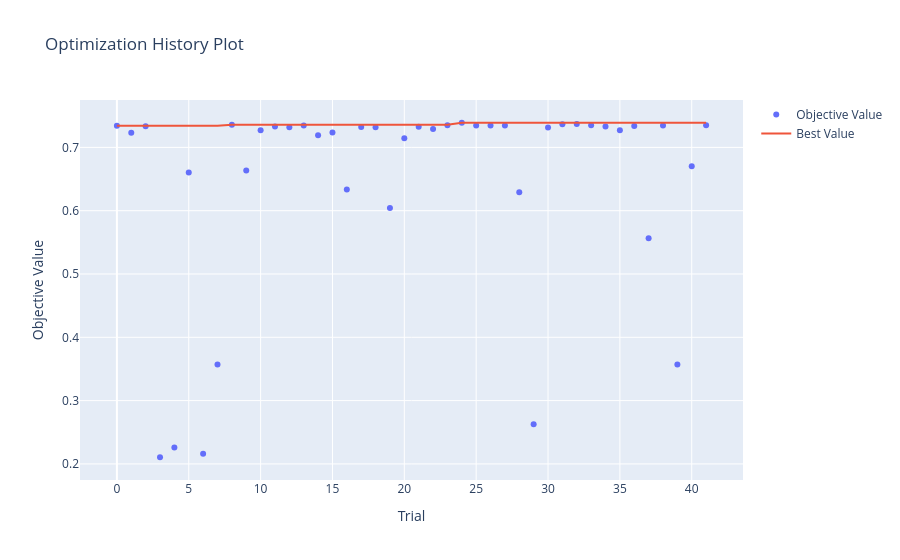
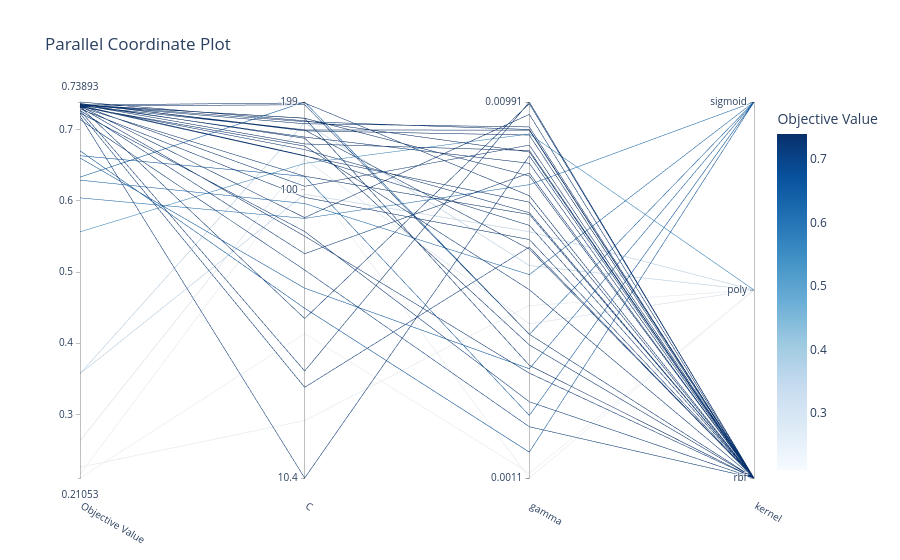
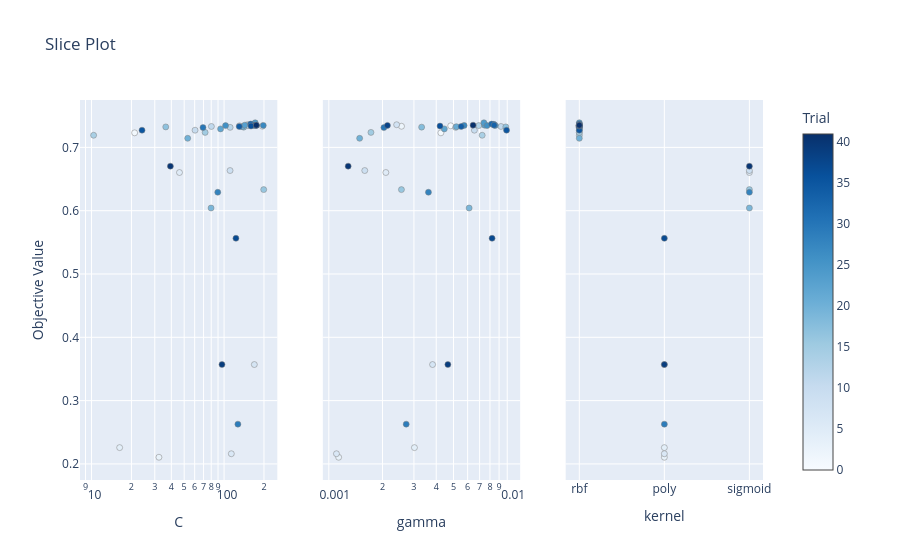
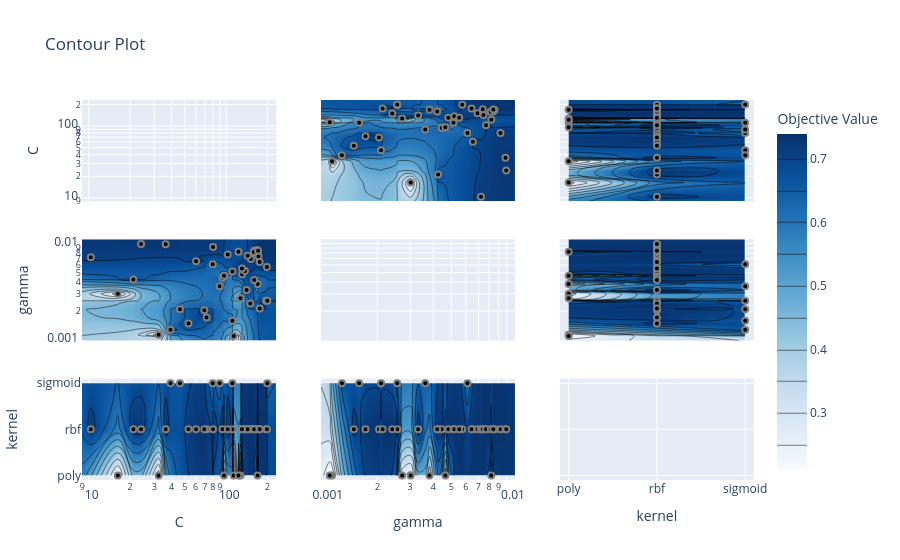

The notebook cell saved with these charts, in order:
### Code cell
import optuna.visualization as vis
import matplotlib.pyplot as plt
import seaborn as sns
import plotly.express as px

# ===========================
# Built-in Optuna Visualizations
# ===========================

# 1. Optimization History
vis.plot_optimization_history(study).show()

# 2. Parallel Coordinate Plot
vis.plot_parallel_coordinate(study).show()

# 3. Slice Plot
vis.plot_slice(study).show()

# 4. Contour Plot (2D hyperparameter interactions)
vis.plot_contour(study).show()

# 5. Hyperparameter Importance
vis.plot_param_importances(study).show()

# 6. Trial Duration Plot
vis.plot_timeline(study).show()

# 7. Optimization Convergence
vis.plot_intermediate_values(study).show()  # Only works if intermediate values are reported

# ===========================
# Optional: Custom Plot – Param vs Accuracy
# ===========================
df_trials = study.trials_dataframe(attrs=("number", "value", "params", "duration"))

# Example: Scatter of C vs Accuracy
fig = px.scatter(df_trials, x="params_C", y="value", color="params_kernel",
                 title="C vs Accuracy Colored by Kernel")
fig.show()

# Example: Gamma vs Accuracy
fig = px.scatter(df_trials, x="params_gamma", y="value", color="params_kernel",
                 title="Gamma vs Accuracy")
fig.show()

# ===========================
# Optional: Parallel Categories (Categorical + Numeric View)
# ===========================
from plotly.express import parallel_categories

parallel_categories(
    df_trials,
    dimensions=["params_C", "params_gamma", "params_kernel"],
    color="value",
    color_continuous_scale=px.colors.sequential.Viridis,
    title="Parallel Categories of Hyperparameters",
).show()

### Figure 1 — Plotly figure (JSON) as saved in the notebook; plotly's stock layout.template omitted (floating-point values rounded to 4 significant figures)
{"data": [{"mode": "markers", "name": "Objective Value", "type": "scatter", "x": [0, 1, 2, 3, 4, 5, 6, 7, 8, 9, 10, 11, 12, 13, 14, 15, 16, 17, 18, 19, 20, 21, 22, 23, 24, 25, 26, 27, 28, 29, 30, 31, 32, 33, 34, 35, 36, 37, 38, 39, 40, 41], "y": [0.7341, 0.723, 0.7334, 0.2105, 0.2258, 0.6603, 0.2161, 0.357, 0.7358, 0.6634, 0.7272, 0.733, 0.7317, 0.7344, 0.7192, 0.7237, 0.6333, 0.7323, 0.732, 0.6042, 0.7143, 0.7327, 0.7292, 0.7351, 0.7389, 0.7348, 0.7344, 0.7348, 0.6292, 0.2628, 0.7313, 0.7365, 0.7369, 0.7351, 0.733, 0.7272, 0.7337, 0.5564, 0.7348, 0.357, 0.6704, 0.7351]}, {"mode": "lines", "name": "Best Value", "type": "scatter", "x": [0, 1, 2, 3, 4, 5, 6, 7, 8, 9, 10, 11, 12, 13, 14, 15, 16, 17, 18, 19, 20, 21, 22, 23, 24, 25, 26, 27, 28, 29, 30, 31, 32, 33, 34, 35, 36, 37, 38, 39, 40, 41], "y": [0.7341, 0.7341, 0.7341, 0.7341, 0.7341, 0.7341, 0.7341, 0.7341, 0.7358, 0.7358, 0.7358, 0.7358, 0.7358, 0.7358, 0.7358, 0.7358, 0.7358, 0.7358, 0.7358, 0.7358, 0.7358, 0.7358, 0.7358, 0.7358, 0.7389, 0.7389, 0.7389, 0.7389, 0.7389, 0.7389, 0.7389, 0.7389, 0.7389, 0.7389, 0.7389, 0.7389, 0.7389, 0.7389, 0.7389, 0.7389, 0.7389, 0.7389]}, {"marker": {"color": "#cccccc"}, "mode": "markers", "name": "Infeasible Trial", "showlegend": false, "type": "scatter", "x": [], "y": []}], "layout": {"autosize": true, "title": {"text": "Optimization History Plot"}, "xaxis": {"autorange": true, "range": [-2.505, 43.51], "title": {"text": "Trial"}, "type": "linear"}, "yaxis": {"autorange": true, "range": [0.1669, 0.7825], "title": {"text": "Objective Value"}, "type": "linear"}}}

### Figure 2 — Plotly figure (JSON) as saved in the notebook; plotly's stock layout.template omitted (floating-point values rounded to 4 significant figures)
{"data": [{"dimensions": [{"label": "Objective Value", "range": [0.2105, 0.7389], "values": [0.7341, 0.723, 0.7334, 0.2105, 0.2258, 0.6603, 0.2161, 0.357, 0.7358, 0.6634, 0.7272, 0.733, 0.7317, 0.7344, 0.7192, 0.7237, 0.6333, 0.7323, 0.732, 0.6042, 0.7143, 0.7327, 0.7292, 0.7351, 0.7389, 0.7348, 0.7344, 0.7348, 0.6292, 0.2628, 0.7313, 0.7365, 0.7369, 0.7351, 0.733, 0.7272, 0.7337, 0.5564, 0.7348, 0.357, 0.6704, 0.7351]}, {"label": "C", "range": [1.016, 2.299], "ticktext": ["10.4", "100", "199"], "tickvals": [1.016, 2, 2.299], "values": [2.116, 1.325, 2.29, 1.508, 1.212, 1.664, 2.055, 2.228, 2.175, 2.045, 1.781, 1.904, 2.046, 2.179, 1.016, 1.857, 2.299, 1.56, 2.148, 1.902, 1.725, 2.136, 1.973, 2.156, 2.235, 2.225, 2.011, 2.296, 1.952, 2.104, 1.841, 2.204, 2.2, 2.232, 2.115, 1.381, 2.203, 2.089, 2.244, 1.984, 1.595, 2.243]}, {"label": "gamma", "range": [-2.957, -2.004], "ticktext": ["0.0011", "0.00991"], "tickvals": [-2.957, -2.004], "values": [-2.317, -2.372, -2.593, -2.945, -2.52, -2.68, -2.957, -2.418, -2.62, -2.798, -2.184, -2.035, -2.289, -2.159, -2.14, -2.764, -2.593, -2.008, -2.48, -2.213, -2.827, -2.285, -2.353, -2.127, -2.131, -2.067, -2.113, -2.242, -2.442, -2.566, -2.691, -2.075, -2.088, -2.074, -2.258, -2.004, -2.377, -2.085, -2.671, -2.333, -2.891, -2.191]}, {"label": "kernel", "range": [0, 2], "ticktext": ["rbf", "poly", "sigmoid"], "tickvals": [0, 1, 2], "values": [0, 0, 0, 1, 1, 2, 1, 1, 0, 2, 0, 0, 0, 0, 0, 0, 2, 0, 0, 2, 0, 0, 0, 0, 0, 0, 0, 0, 2, 1, 0, 0, 0, 0, 0, 0, 0, 1, 0, 1, 2, 0]}], "labelangle": 30, "labelside": "bottom", "line": {"color": [0.7341, 0.723, 0.7334, 0.2105, 0.2258, 0.6603, 0.2161, 0.357, 0.7358, 0.6634, 0.7272, 0.733, 0.7317, 0.7344, 0.7192, 0.7237, 0.6333, 0.7323, 0.732, 0.6042, 0.7143, 0.7327, 0.7292, 0.7351, 0.7389, 0.7348, 0.7344, 0.7348, 0.6292, 0.2628, 0.7313, 0.7365, 0.7369, 0.7351, 0.733, 0.7272, 0.7337, 0.5564, 0.7348, 0.357, 0.6704, 0.7351], "colorbar": {"title": {"text": "Objective Value"}}, "colorscale": [[0, "rgb(247,251,255)"], [0.125, "rgb(222,235,247)"], [0.25, "rgb(198,219,239)"], [0.375, "rgb(158,202,225)"], [0.5, "rgb(107,174,214)"], [0.625, "rgb(66,146,198)"], [0.75, "rgb(33,113,181)"], [0.875, "rgb(8,81,156)"], [1, "rgb(8,48,107)"]], "reversescale": false, "showscale": true}, "type": "parcoords"}], "layout": {"autosize": true, "title": {"text": "Parallel Coordinate Plot"}}}

### Figure 3 — Plotly figure (JSON) as saved in the notebook; plotly's stock layout.template omitted (floating-point values rounded to 4 significant figures)
{"data": [{"marker": {"color": [0, 1, 2, 3, 4, 5, 6, 7, 8, 9, 10, 11, 12, 13, 14, 15, 16, 17, 18, 19, 20, 21, 22, 23, 24, 25, 26, 27, 28, 29, 30, 31, 32, 33, 34, 35, 36, 37, 38, 39, 40, 41], "colorbar": {"title": {"text": "Trial"}, "x": 1, "xpad": 40, "y": 0.5}, "colorscale": [[0, "rgb(247,251,255)"], [0.125, "rgb(222,235,247)"], [0.25, "rgb(198,219,239)"], [0.375, "rgb(158,202,225)"], [0.5, "rgb(107,174,214)"], [0.625, "rgb(66,146,198)"], [0.75, "rgb(33,113,181)"], [0.875, "rgb(8,81,156)"], [1, "rgb(8,48,107)"]], "line": {"color": "Grey", "width": 0.5}, "showscale": true}, "mode": "markers", "name": "Feasible Trial", "showlegend": false, "type": "scatter", "x": [130.6, 21.14, 194.8, 32.24, 16.3, 46.08, 113.4, 169.1, 149.7, 110.9, 60.4, 80.2, 111.1, 151.1, 10.37, 71.93, 199.0, 36.3, 140.8, 79.74, 53.15, 136.9, 94.06, 143.1, 171.7, 167.8, 102.6, 197.6, 89.62, 127.1, 69.34, 159.8, 158.6, 170.6, 130.2, 24.04, 159.6, 122.9, 175.3, 96.4, 39.35, 175.1], "xaxis": "x", "y": [0.7341, 0.723, 0.7334, 0.2105, 0.2258, 0.6603, 0.2161, 0.357, 0.7358, 0.6634, 0.7272, 0.733, 0.7317, 0.7344, 0.7192, 0.7237, 0.6333, 0.7323, 0.732, 0.6042, 0.7143, 0.7327, 0.7292, 0.7351, 0.7389, 0.7348, 0.7344, 0.7348, 0.6292, 0.2628, 0.7313, 0.7365, 0.7369, 0.7351, 0.733, 0.7272, 0.7337, 0.5564, 0.7348, 0.357, 0.6704, 0.7351], "yaxis": "y"}, {"marker": {"color": [0, 1, 2, 3, 4, 5, 6, 7, 8, 9, 10, 11, 12, 13, 14, 15, 16, 17, 18, 19, 20, 21, 22, 23, 24, 25, 26, 27, 28, 29, 30, 31, 32, 33, 34, 35, 36, 37, 38, 39, 40, 41], "colorbar": {"title": {"text": "Trial"}, "x": 1, "xpad": 40}, "colorscale": [[0, "rgb(247,251,255)"], [0.125, "rgb(222,235,247)"], [0.25, "rgb(198,219,239)"], [0.375, "rgb(158,202,225)"], [0.5, "rgb(107,174,214)"], [0.625, "rgb(66,146,198)"], [0.75, "rgb(33,113,181)"], [0.875, "rgb(8,81,156)"], [1, "rgb(8,48,107)"]], "line": {"color": "Grey", "width": 0.5}, "showscale": false}, "mode": "markers", "name": "Feasible Trial", "showlegend": false, "type": "scatter", "x": [0.004822, 0.004248, 0.002555, 0.001135, 0.003019, 0.002089, 0.001104, 0.003815, 0.0024, 0.001591, 0.006546, 0.009221, 0.00514, 0.00693, 0.007237, 0.001722, 0.002553, 0.009813, 0.003313, 0.006117, 0.001489, 0.005193, 0.00444, 0.007465, 0.007403, 0.008569, 0.007705, 0.005734, 0.003617, 0.002715, 0.002036, 0.008408, 0.008171, 0.008441, 0.005523, 0.009909, 0.0042, 0.008224, 0.002131, 0.004648, 0.001284, 0.006435], "xaxis": "x2", "y": [0.7341, 0.723, 0.7334, 0.2105, 0.2258, 0.6603, 0.2161, 0.357, 0.7358, 0.6634, 0.7272, 0.733, 0.7317, 0.7344, 0.7192, 0.7237, 0.6333, 0.7323, 0.732, 0.6042, 0.7143, 0.7327, 0.7292, 0.7351, 0.7389, 0.7348, 0.7344, 0.7348, 0.6292, 0.2628, 0.7313, 0.7365, 0.7369, 0.7351, 0.733, 0.7272, 0.7337, 0.5564, 0.7348, 0.357, 0.6704, 0.7351], "yaxis": "y2"}, {"marker": {"color": [0, 1, 2, 3, 4, 5, 6, 7, 8, 9, 10, 11, 12, 13, 14, 15, 16, 17, 18, 19, 20, 21, 22, 23, 24, 25, 26, 27, 28, 29, 30, 31, 32, 33, 34, 35, 36, 37, 38, 39, 40, 41], "colorbar": {"title": {"text": "Trial"}, "x": 1, "xpad": 40}, "colorscale": [[0, "rgb(247,251,255)"], [0.125, "rgb(222,235,247)"], [0.25, "rgb(198,219,239)"], [0.375, "rgb(158,202,225)"], [0.5, "rgb(107,174,214)"], [0.625, "rgb(66,146,198)"], [0.75, "rgb(33,113,181)"], [0.875, "rgb(8,81,156)"], [1, "rgb(8,48,107)"]], "line": {"color": "Grey", "width": 0.5}, "showscale": false}, "mode": "markers", "name": "Feasible Trial", "showlegend": false, "type": "scatter", "x": ["rbf", "rbf", "rbf", "poly", "poly", "sigmoid", "poly", "poly", "rbf", "sigmoid", "rbf", "rbf", "rbf", "rbf", "rbf", "rbf", "sigmoid", "rbf", "rbf", "sigmoid", "rbf", "rbf", "rbf", "rbf", "rbf", "rbf", "rbf", "rbf", "sigmoid", "poly", "rbf", "rbf", "rbf", "rbf", "rbf", "rbf", "rbf", "poly", "rbf", "poly", "sigmoid", "rbf"], "xaxis": "x3", "y": [0.7341, 0.723, 0.7334, 0.2105, 0.2258, 0.6603, 0.2161, 0.357, 0.7358, 0.6634, 0.7272, 0.733, 0.7317, 0.7344, 0.7192, 0.7237, 0.6333, 0.7323, 0.732, 0.6042, 0.7143, 0.7327, 0.7292, 0.7351, 0.7389, 0.7348, 0.7344, 0.7348, 0.6292, 0.2628, 0.7313, 0.7365, 0.7369, 0.7351, 0.733, 0.7272, 0.7337, 0.5564, 0.7348, 0.357, 0.6704, 0.7351], "yaxis": "y3"}], "layout": {"autosize": true, "title": {"text": "Slice Plot"}, "xaxis": {"anchor": "y", "autorange": true, "domain": [0, 0.2889], "range": [0.9199, 2.395], "title": {"text": "C"}, "type": "log"}, "xaxis2": {"anchor": "y2", "autorange": true, "domain": [0.3556, 0.6444], "range": [-3.028, -1.933], "title": {"text": "gamma"}, "type": "log"}, "xaxis3": {"anchor": "y3", "autorange": true, "categoryarray": ["rbf", "poly", "sigmoid"], "categoryorder": "array", "domain": [0.7111, 1], "range": [-0.1492, 2.149], "title": {"text": "kernel"}, "type": "category"}, "yaxis": {"anchor": "x", "autorange": true, "domain": [0, 1], "range": [0.1669, 0.7825], "title": {"text": "Objective Value"}, "type": "linear"}, "yaxis2": {"anchor": "x2", "autorange": true, "domain": [0, 1], "matches": "y", "range": [0.1669, 0.7825], "showticklabels": false, "type": "linear"}, "yaxis3": {"anchor": "x3", "autorange": true, "domain": [0, 1], "matches": "y", "range": [0.1669, 0.7825], "showticklabels": false, "type": "linear"}}}

### Figure 4 — Plotly figure (JSON) as saved in the notebook; plotly's stock layout.template omitted (floating-point values rounded to 4 significant figures; data arrays with more than 128 entries replaced by an {"elided": "..."} marker saying what was removed)
{"data": [{"type": "scatter", "xaxis": "x", "yaxis": "y"}, {"autocontour": true, "colorbar": {"title": {"text": "Objective Value"}}, "colorscale": [[0, "rgb(247,251,255)"], [0.125, "rgb(222,235,247)"], [0.25, "rgb(198,219,239)"], [0.375, "rgb(158,202,225)"], [0.5, "rgb(107,174,214)"], [0.625, "rgb(66,146,198)"], [0.75, "rgb(33,113,181)"], [0.875, "rgb(8,81,156)"], [1, "rgb(8,48,107)"]], "connectgaps": true, "contours": {"coloring": "heatmap", "end": 0.7, "size": 0.05, "start": 0.25}, "hoverinfo": "none", "line": {"smoothing": 1.3}, "reversescale": false, "showscale": true, "type": "contour", "x": [8.943, 10.37, 16.3, 21.14, 24.04, 32.24, 36.3, 39.35, 46.08, 53.15, 60.4, 69.34, 71.93, 79.74, 80.2, 89.62, 94.06, 96.4, 102.6, 110.9, 111.1, 113.4, 122.9, 127.1, 130.2, 130.6, 136.9, 140.8, 143.1, 149.7, 151.1, 158.6, 159.6, 159.8, 167.8, 169.1, 170.6, 171.7, 175.1, 175.3, 194.8, 197.6, 199.0, 230.7], "xaxis": "x4", "y": [0.0009892, 0.001104, 0.001135, 0.001284, 0.001489, 0.001591, 0.001722, 0.002036, 0.002089, 0.002131, 0.0024, 0.002553, 0.002555, 0.002715, 0.003019, 0.003313, 0.003617, 0.003815, 0.0042, 0.004248, 0.00444, 0.004648, 0.004822, 0.00514, 0.005193, 0.005523, 0.005734, 0.006117, 0.006435, 0.006546, 0.00693, 0.007237, 0.007403, 0.007465, 0.007705, 0.008171, 0.008224, 0.008408, 0.008441, 0.008569, 0.009221, 0.009813, 0.009909, 0.01106], "yaxis": "y4", "z": {"elided": "44x44 float values"}}, {"marker": {"color": "black", "line": {"color": "Gray", "width": 2}}, "mode": "markers", "name": "Feasible Trial", "showlegend": false, "type": "scatter", "x": [130.6, 21.14, 194.8, 32.24, 16.3, 46.08, 113.4, 169.1, 149.7, 110.9, 60.4, 80.2, 111.1, 151.1, 10.37, 71.93, 199.0, 36.3, 140.8, 79.74, 53.15, 136.9, 94.06, 143.1, 171.7, 167.8, 102.6, 197.6, 89.62, 127.1, 69.34, 159.8, 158.6, 170.6, 130.2, 24.04, 159.6, 122.9, 175.3, 96.4, 39.35, 175.1], "xaxis": "x4", "y": [0.004822, 0.004248, 0.002555, 0.001135, 0.003019, 0.002089, 0.001104, 0.003815, 0.0024, 0.001591, 0.006546, 0.009221, 0.00514, 0.00693, 0.007237, 0.001722, 0.002553, 0.009813, 0.003313, 0.006117, 0.001489, 0.005193, 0.00444, 0.007465, 0.007403, 0.008569, 0.007705, 0.005734, 0.003617, 0.002715, 0.002036, 0.008408, 0.008171, 0.008441, 0.005523, 0.009909, 0.0042, 0.008224, 0.002131, 0.004648, 0.001284, 0.006435], "yaxis": "y4"}, {"autocontour": true, "colorbar": {"title": {"text": "Objective Value"}}, "colorscale": [[0, "rgb(247,251,255)"], [0.125, "rgb(222,235,247)"], [0.25, "rgb(198,219,239)"], [0.375, "rgb(158,202,225)"], [0.5, "rgb(107,174,214)"], [0.625, "rgb(66,146,198)"], [0.75, "rgb(33,113,181)"], [0.875, "rgb(8,81,156)"], [1, "rgb(8,48,107)"]], "connectgaps": true, "contours": {"coloring": "heatmap", "end": 0.7, "size": 0.05, "start": 0.25}, "hoverinfo": "none", "line": {"smoothing": 1.3}, "reversescale": false, "showscale": false, "type": "contour", "x": [8.943, 10.37, 16.3, 21.14, 24.04, 32.24, 36.3, 39.35, 46.08, 53.15, 60.4, 69.34, 71.93, 79.74, 80.2, 89.62, 94.06, 96.4, 102.6, 110.9, 111.1, 113.4, 122.9, 127.1, 130.2, 130.6, 136.9, 140.8, 143.1, 149.7, 151.1, 158.6, 159.6, 159.8, 167.8, 169.1, 170.6, 171.7, 175.1, 175.3, 194.8, 197.6, 199.0, 230.7], "xaxis": "x7", "y": ["poly", "rbf", "sigmoid"], "yaxis": "y7", "z": {"elided": "3x44 float values"}}, {"marker": {"color": "black", "line": {"color": "Gray", "width": 2}}, "mode": "markers", "name": "Feasible Trial", "showlegend": false, "type": "scatter", "x": [130.6, 21.14, 194.8, 32.24, 16.3, 46.08, 113.4, 169.1, 149.7, 110.9, 60.4, 80.2, 111.1, 151.1, 10.37, 71.93, 199.0, 36.3, 140.8, 79.74, 53.15, 136.9, 94.06, 143.1, 171.7, 167.8, 102.6, 197.6, 89.62, 127.1, 69.34, 159.8, 158.6, 170.6, 130.2, 24.04, 159.6, 122.9, 175.3, 96.4, 39.35, 175.1], "xaxis": "x7", "y": ["rbf", "rbf", "rbf", "poly", "poly", "sigmoid", "poly", "poly", "rbf", "sigmoid", "rbf", "rbf", "rbf", "rbf", "rbf", "rbf", "sigmoid", "rbf", "rbf", "sigmoid", "rbf", "rbf", "rbf", "rbf", "rbf", "rbf", "rbf", "rbf", "sigmoid", "poly", "rbf", "rbf", "rbf", "rbf", "rbf", "rbf", "rbf", "poly", "rbf", "poly", "sigmoid", "rbf"], "yaxis": "y7"}, {"autocontour": true, "colorbar": {"title": {"text": "Objective Value"}}, "colorscale": [[0, "rgb(247,251,255)"], [0.125, "rgb(222,235,247)"], [0.25, "rgb(198,219,239)"], [0.375, "rgb(158,202,225)"], [0.5, "rgb(107,174,214)"], [0.625, "rgb(66,146,198)"], [0.75, "rgb(33,113,181)"], [0.875, "rgb(8,81,156)"], [1, "rgb(8,48,107)"]], "connectgaps": true, "contours": {"coloring": "heatmap", "end": 0.7, "size": 0.05, "start": 0.25}, "hoverinfo": "none", "line": {"smoothing": 1.3}, "reversescale": false, "showscale": false, "type": "contour", "x": [0.0009892, 0.001104, 0.001135, 0.001284, 0.001489, 0.001591, 0.001722, 0.002036, 0.002089, 0.002131, 0.0024, 0.002553, 0.002555, 0.002715, 0.003019, 0.003313, 0.003617, 0.003815, 0.0042, 0.004248, 0.00444, 0.004648, 0.004822, 0.00514, 0.005193, 0.005523, 0.005734, 0.006117, 0.006435, 0.006546, 0.00693, 0.007237, 0.007403, 0.007465, 0.007705, 0.008171, 0.008224, 0.008408, 0.008441, 0.008569, 0.009221, 0.009813, 0.009909, 0.01106], "xaxis": "x2", "y": [8.943, 10.37, 16.3, 21.14, 24.04, 32.24, 36.3, 39.35, 46.08, 53.15, 60.4, 69.34, 71.93, 79.74, 80.2, 89.62, 94.06, 96.4, 102.6, 110.9, 111.1, 113.4, 122.9, 127.1, 130.2, 130.6, 136.9, 140.8, 143.1, 149.7, 151.1, 158.6, 159.6, 159.8, 167.8, 169.1, 170.6, 171.7, 175.1, 175.3, 194.8, 197.6, 199.0, 230.7], "yaxis": "y2", "z": {"elided": "44x44 float values"}}, {"marker": {"color": "black", "line": {"color": "Gray", "width": 2}}, "mode": "markers", "name": "Feasible Trial", "showlegend": false, "type": "scatter", "x": [0.004822, 0.004248, 0.002555, 0.001135, 0.003019, 0.002089, 0.001104, 0.003815, 0.0024, 0.001591, 0.006546, 0.009221, 0.00514, 0.00693, 0.007237, 0.001722, 0.002553, 0.009813, 0.003313, 0.006117, 0.001489, 0.005193, 0.00444, 0.007465, 0.007403, 0.008569, 0.007705, 0.005734, 0.003617, 0.002715, 0.002036, 0.008408, 0.008171, 0.008441, 0.005523, 0.009909, 0.0042, 0.008224, 0.002131, 0.004648, 0.001284, 0.006435], "xaxis": "x2", "y": [130.6, 21.14, 194.8, 32.24, 16.3, 46.08, 113.4, 169.1, 149.7, 110.9, 60.4, 80.2, 111.1, 151.1, 10.37, 71.93, 199.0, 36.3, 140.8, 79.74, 53.15, 136.9, 94.06, 143.1, 171.7, 167.8, 102.6, 197.6, 89.62, 127.1, 69.34, 159.8, 158.6, 170.6, 130.2, 24.04, 159.6, 122.9, 175.3, 96.4, 39.35, 175.1], "yaxis": "y2"}, {"type": "scatter", "xaxis": "x5", "yaxis": "y5"}, {"autocontour": true, "colorbar": {"title": {"text": "Objective Value"}}, "colorscale": [[0, "rgb(247,251,255)"], [0.125, "rgb(222,235,247)"], [0.25, "rgb(198,219,239)"], [0.375, "rgb(158,202,225)"], [0.5, "rgb(107,174,214)"], [0.625, "rgb(66,146,198)"], [0.75, "rgb(33,113,181)"], [0.875, "rgb(8,81,156)"], [1, "rgb(8,48,107)"]], "connectgaps": true, "contours": {"coloring": "heatmap", "end": 0.7, "size": 0.05, "start": 0.25}, "hoverinfo": "none", "line": {"smoothing": 1.3}, "reversescale": false, "showscale": false, "type": "contour", "x": [0.0009892, 0.001104, 0.001135, 0.001284, 0.001489, 0.001591, 0.001722, 0.002036, 0.002089, 0.002131, 0.0024, 0.002553, 0.002555, 0.002715, 0.003019, 0.003313, 0.003617, 0.003815, 0.0042, 0.004248, 0.00444, 0.004648, 0.004822, 0.00514, 0.005193, 0.005523, 0.005734, 0.006117, 0.006435, 0.006546, 0.00693, 0.007237, 0.007403, 0.007465, 0.007705, 0.008171, 0.008224, 0.008408, 0.008441, 0.008569, 0.009221, 0.009813, 0.009909, 0.01106], "xaxis": "x8", "y": ["poly", "rbf", "sigmoid"], "yaxis": "y8", "z": {"elided": "3x44 float values"}}, {"marker": {"color": "black", "line": {"color": "Gray", "width": 2}}, "mode": "markers", "name": "Feasible Trial", "showlegend": false, "type": "scatter", "x": [0.004822, 0.004248, 0.002555, 0.001135, 0.003019, 0.002089, 0.001104, 0.003815, 0.0024, 0.001591, 0.006546, 0.009221, 0.00514, 0.00693, 0.007237, 0.001722, 0.002553, 0.009813, 0.003313, 0.006117, 0.001489, 0.005193, 0.00444, 0.007465, 0.007403, 0.008569, 0.007705, 0.005734, 0.003617, 0.002715, 0.002036, 0.008408, 0.008171, 0.008441, 0.005523, 0.009909, 0.0042, 0.008224, 0.002131, 0.004648, 0.001284, 0.006435], "xaxis": "x8", "y": ["rbf", "rbf", "rbf", "poly", "poly", "sigmoid", "poly", "poly", "rbf", "sigmoid", "rbf", "rbf", "rbf", "rbf", "rbf", "rbf", "sigmoid", "rbf", "rbf", "sigmoid", "rbf", "rbf", "rbf", "rbf", "rbf", "rbf", "rbf", "rbf", "sigmoid", "poly", "rbf", "rbf", "rbf", "rbf", "rbf", "rbf", "rbf", "poly", "rbf", "poly", "sigmoid", "rbf"], "yaxis": "y8"}, {"autocontour": true, "colorbar": {"title": {"text": "Objective Value"}}, "colorscale": [[0, "rgb(247,251,255)"], [0.125, "rgb(222,235,247)"], [0.25, "rgb(198,219,239)"], [0.375, "rgb(158,202,225)"], [0.5, "rgb(107,174,214)"], [0.625, "rgb(66,146,198)"], [0.75, "rgb(33,113,181)"], [0.875, "rgb(8,81,156)"], [1, "rgb(8,48,107)"]], "connectgaps": true, "contours": {"coloring": "heatmap", "end": 0.7, "size": 0.05, "start": 0.25}, "hoverinfo": "none", "line": {"smoothing": 1.3}, "reversescale": false, "showscale": false, "type": "contour", "x": ["poly", "rbf", "sigmoid"], "xaxis": "x3", "y": [8.943, 10.37, 16.3, 21.14, 24.04, 32.24, 36.3, 39.35, 46.08, 53.15, 60.4, 69.34, 71.93, 79.74, 80.2, 89.62, 94.06, 96.4, 102.6, 110.9, 111.1, 113.4, 122.9, 127.1, 130.2, 130.6, 136.9, 140.8, 143.1, 149.7, 151.1, 158.6, 159.6, 159.8, 167.8, 169.1, 170.6, 171.7, 175.1, 175.3, 194.8, 197.6, 199.0, 230.7], "yaxis": "y3", "z": {"elided": "44x3 float values"}}, {"marker": {"color": "black", "line": {"color": "Gray", "width": 2}}, "mode": "markers", "name": "Feasible Trial", "showlegend": false, "type": "scatter", "x": ["rbf", "rbf", "rbf", "poly", "poly", "sigmoid", "poly", "poly", "rbf", "sigmoid", "rbf", "rbf", "rbf", "rbf", "rbf", "rbf", "sigmoid", "rbf", "rbf", "sigmoid", "rbf", "rbf", "rbf", "rbf", "rbf", "rbf", "rbf", "rbf", "sigmoid", "poly", "rbf", "rbf", "rbf", "rbf", "rbf", "rbf", "rbf", "poly", "rbf", "poly", "sigmoid", "rbf"], "xaxis": "x3", "y": [130.6, 21.14, 194.8, 32.24, 16.3, 46.08, 113.4, 169.1, 149.7, 110.9, 60.4, 80.2, 111.1, 151.1, 10.37, 71.93, 199.0, 36.3, 140.8, 79.74, 53.15, 136.9, 94.06, 143.1, 171.7, 167.8, 102.6, 197.6, 89.62, 127.1, 69.34, 159.8, 158.6, 170.6, 130.2, 24.04, 159.6, 122.9, 175.3, 96.4, 39.35, 175.1], "yaxis": "y3"}, {"autocontour": true, "colorbar": {"title": {"text": "Objective Value"}}, "colorscale": [[0, "rgb(247,251,255)"], [0.125, "rgb(222,235,247)"], [0.25, "rgb(198,219,239)"], [0.375, "rgb(158,202,225)"], [0.5, "rgb(107,174,214)"], [0.625, "rgb(66,146,198)"], [0.75, "rgb(33,113,181)"], [0.875, "rgb(8,81,156)"], [1, "rgb(8,48,107)"]], "connectgaps": true, "contours": {"coloring": "heatmap", "end": 0.7, "size": 0.05, "start": 0.25}, "hoverinfo": "none", "line": {"smoothing": 1.3}, "reversescale": false, "showscale": false, "type": "contour", "x": ["poly", "rbf", "sigmoid"], "xaxis": "x6", "y": [0.0009892, 0.001104, 0.001135, 0.001284, 0.001489, 0.001591, 0.001722, 0.002036, 0.002089, 0.002131, 0.0024, 0.002553, 0.002555, 0.002715, 0.003019, 0.003313, 0.003617, 0.003815, 0.0042, 0.004248, 0.00444, 0.004648, 0.004822, 0.00514, 0.005193, 0.005523, 0.005734, 0.006117, 0.006435, 0.006546, 0.00693, 0.007237, 0.007403, 0.007465, 0.007705, 0.008171, 0.008224, 0.008408, 0.008441, 0.008569, 0.009221, 0.009813, 0.009909, 0.01106], "yaxis": "y6", "z": {"elided": "44x3 float values"}}, {"marker": {"color": "black", "line": {"color": "Gray", "width": 2}}, "mode": "markers", "name": "Feasible Trial", "showlegend": false, "type": "scatter", "x": ["rbf", "rbf", "rbf", "poly", "poly", "sigmoid", "poly", "poly", "rbf", "sigmoid", "rbf", "rbf", "rbf", "rbf", "rbf", "rbf", "sigmoid", "rbf", "rbf", "sigmoid", "rbf", "rbf", "rbf", "rbf", "rbf", "rbf", "rbf", "rbf", "sigmoid", "poly", "rbf", "rbf", "rbf", "rbf", "rbf", "rbf", "rbf", "poly", "rbf", "poly", "sigmoid", "rbf"], "xaxis": "x6", "y": [0.004822, 0.004248, 0.002555, 0.001135, 0.003019, 0.002089, 0.001104, 0.003815, 0.0024, 0.001591, 0.006546, 0.009221, 0.00514, 0.00693, 0.007237, 0.001722, 0.002553, 0.009813, 0.003313, 0.006117, 0.001489, 0.005193, 0.00444, 0.007465, 0.007403, 0.008569, 0.007705, 0.005734, 0.003617, 0.002715, 0.002036, 0.008408, 0.008171, 0.008441, 0.005523, 0.009909, 0.0042, 0.008224, 0.002131, 0.004648, 0.001284, 0.006435], "yaxis": "y6"}, {"type": "scatter", "xaxis": "x9", "yaxis": "y9"}], "layout": {"autosize": true, "title": {"text": "Contour Plot"}, "xaxis": {"anchor": "y", "domain": [0, 0.2889], "matches": "x7", "range": [0.9515, 2.363], "showticklabels": false, "type": "log"}, "xaxis2": {"anchor": "y2", "domain": [0.3556, 0.6444], "matches": "x8", "range": [-3.005, -1.956], "showticklabels": false, "type": "log"}, "xaxis3": {"anchor": "y3", "domain": [0.7111, 1], "matches": "x9", "range": [-0.1, 2.1], "showticklabels": false, "type": "category"}, "xaxis4": {"anchor": "y4", "domain": [0, 0.2889], "matches": "x7", "range": [0.9515, 2.363], "showticklabels": false, "type": "log"}, "xaxis5": {"anchor": "y5", "domain": [0.3556, 0.6444], "matches": "x8", "range": [-3.005, -1.956], "showticklabels": false, "type": "log"}, "xaxis6": {"anchor": "y6", "domain": [0.7111, 1], "matches": "x9", "range": [-0.1, 2.1], "showticklabels": false, "type": "category"}, "xaxis7": {"anchor": "y7", "domain": [0, 0.2889], "range": [0.9515, 2.363], "title": {"text": "C"}, "type": "log"}, "xaxis8": {"anchor": "y8", "domain": [0.3556, 0.6444], "range": [-3.005, -1.956], "title": {"text": "gamma"}, "type": "log"}, "xaxis9": {"anchor": "y9", "domain": [0.7111, 1], "range": [-0.1, 2.1], "title": {"text": "kernel"}, "type": "category"}, "yaxis": {"anchor": "x", "domain": [0.7333, 1], "range": [0.9515, 2.363], "title": {"text": "C"}, "type": "log"}, "yaxis2": {"anchor": "x2", "domain": [0.7333, 1], "matches": "y", "range": [0.9515, 2.363], "showticklabels": false, "type": "log"}, "yaxis3": {"anchor": "x3", "domain": [0.7333, 1], "matches": "y", "range": [0.9515, 2.363], "showticklabels": false, "type": "log"}, "yaxis4": {"anchor": "x4", "domain": [0.3667, 0.6333], "range": [-3.005, -1.956], "title": {"text": "gamma"}, "type": "log"}, "yaxis5": {"anchor": "x5", "domain": [0.3667, 0.6333], "matches": "y4", "range": [-3.005, -1.956], "showticklabels": false, "type": "log"}, "yaxis6": {"anchor": "x6", "domain": [0.3667, 0.6333], "matches": "y4", "range": [-3.005, -1.956], "showticklabels": false, "type": "log"}, "yaxis7": {"anchor": "x7", "domain": [0, 0.2667], "range": [-0.1, 2.1], "title": {"text": "kernel"}, "type": "category"}, "yaxis8": {"anchor": "x8", "domain": [0, 0.2667], "matches": "y7", "range": [-0.1, 2.1], "showticklabels": false, "type": "category"}, "yaxis9": {"anchor": "x9", "domain": [0, 0.2667], "matches": "y7", "range": [-0.1, 2.1], "showticklabels": false, "type": "category"}}}
